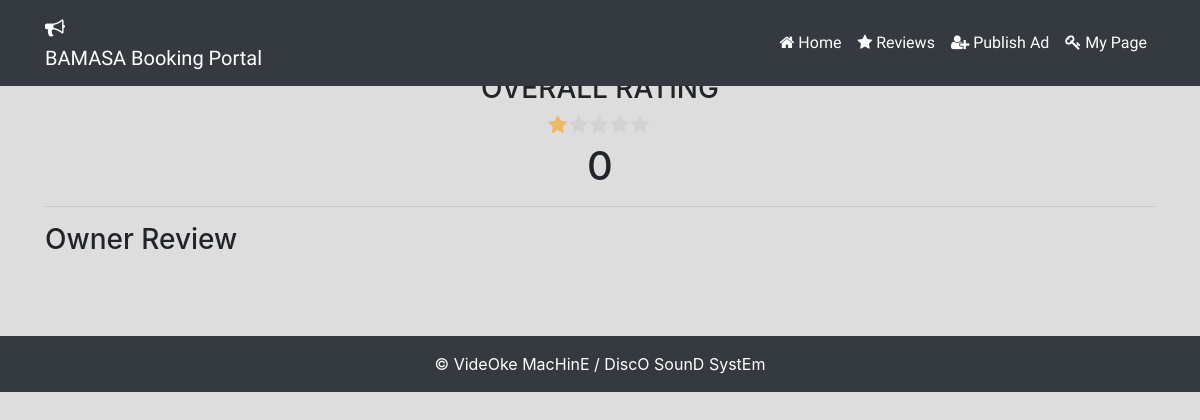
Page /review.php on the earlier database version.
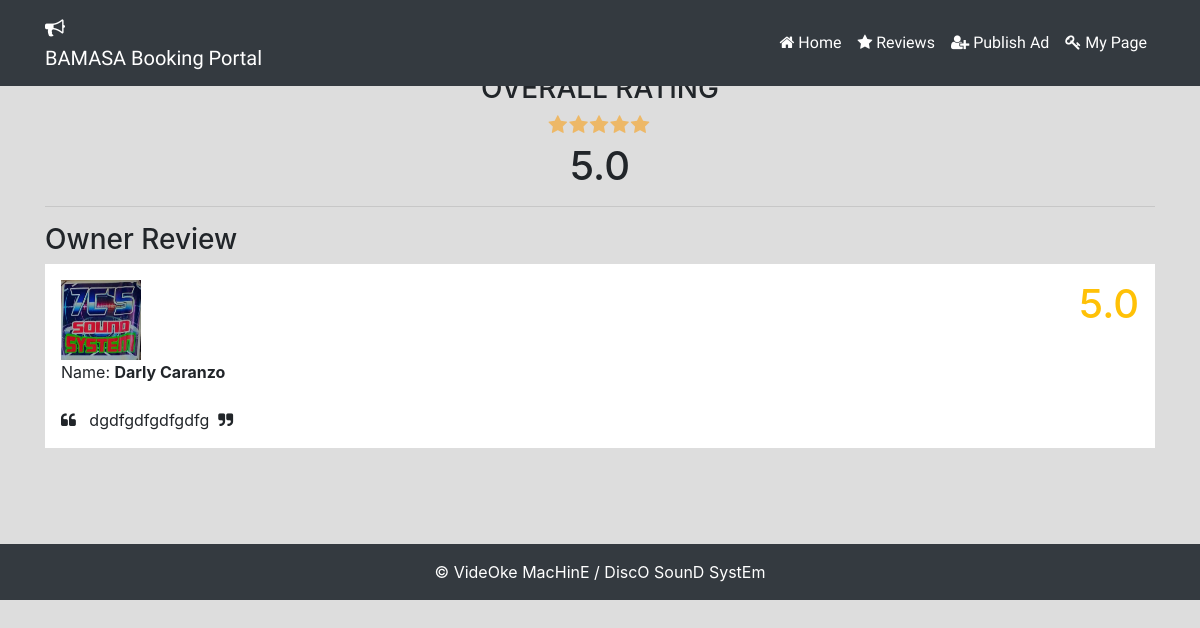
Same page on the later database version.
### tables this page shows
CREATE TABLE `review` (
  `id` int(80) NOT NULL,
  `owner_id` varchar(80) NOT NULL,
  `rating` varchar(80) NOT NULL,
  `comment` varchar(1000) NOT NULL
);

CREATE TABLE `owner` (
  `id` int(100) NOT NULL,
  `name` varchar(100) NOT NULL,
  `email` varchar(100) NOT NULL,
  `Address` varchar(80) NOT NULL,
  `profile_photo` varchar(80) NOT NULL,
  `contact_number` varchar(80) NOT NULL,
  `password` varchar(100) NOT NULL,
  `status` varchar(100) NOT NULL
);

### review.php (the view, shortened to what this page needs)
<?php include('header.php'); ?>
<?php
$query = "SELECT ROUND(AVG(rating), 1) as numRating FROM review";
        $avgresult = mysqli_query($dbconnection, $query);
        $fetchAverage = mysqli_fetch_array($avgresult);
        $numRating = $fetchAverage['numRating'];
        if($numRating <= 0){
            $numRating = "0";
        }
?>
<div class="container">
<?php
$sql = "SELECT * FROM review WHERE owner_id='$login_session'";
    $result = mysqli_query($dbconnection,$sql);
    $row = mysqli_fetch_array($result,MYSQLI_ASSOC);
    $count = mysqli_num_rows($result);
if (!empty($login_session)) {
if($count == 1) {  ?>
<div class="reviewbox bg-white p-3">
  <h3>Your review</h3>
  <div class="float-right">
  <select id="yourrating">
    <option value="1">1</option>
    <option value="2">2</option>
    <option value="3">3</option>
    <option value="4">4</option>
    <option value="5">5</option>
  </select>
  </div>
  <div class="alert">
    <?php echo $row['comment']; ?>
  </div>
</div>
<?php } else {  ?>
<form action="" method="POST">
<select name="rating" class="choose" required>
  <option value="1">1</option>
  <option value="2">2</option>
  <option value="3">3</option>
  <option value="4">4</option>
  <option value="5">5</option>
</select>
<textarea name="comment" class="form-control" required></textarea>
<button class="btn btn-primary" name="submit">SUBMIT MY RATING</button>
</form>
<?php } ?>
<?php } else { ?>
<center>
<h3>OVERALL RATING</h3>
<h1><?php echo $numRating; ?></h1>
</center>
<hr />
<h3>Owner Review</h3>
<?php
  $sql_customer = "SELECT * FROM review";
  $result_customer = mysqli_query($dbconnection,$sql_customer);
  while($row_customer = $result_customer->fetch_assoc()) {
  $customerid=$row_customer['owner_id'];
?>
<div class="reviewbox bg-white p-3">
  <div class="float-right">
    <h1 class="text-warning"><?php echo $row_customer['rating']; ?>.0</h1>
  </div>
  <?php
  $sql_owner = "SELECT * FROM owner WHERE id='$customerid'";
  $result_owner = mysqli_query($dbconnection,$sql_owner);
  while($row_owner = $result_owner->fetch_assoc()) {
  ?>
    <img width="80" height="80" src="uploads/<?php echo $row_owner['profile_photo']; ?>" />
    <br />
    Name: <b><?php echo $row_owner['name']; ?></b>
    <br />
    <br />
<?php } ?>
    <i class="fa fa-quote-left" aria-hidden="true"></i> &nbsp
    <?php echo $row_customer['comment']; ?>
     &nbsp<i class="fa fa-quote-right" aria-hidden="true"></i>
</div>
<br />
<?php } } ?>
</div>
<?php include('footer.php'); ?>

Differences in the rows shown:
added review: rating "5", comment "dgdfgdfgdfgdfg"
now on this page (row unchanged): owner: profile_photo (picture), name "Darly Caranzo"
Other differences:
$numRating: "0" → "5.0"
